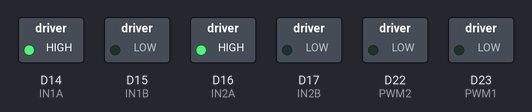
The sketch below on a simulated Arduino Due. On the bench: switched loads named in the sketch (green lamp = pin HIGH).

Above: at 1.5 s.
At 4.5 s:
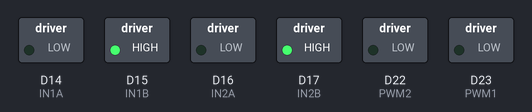
At 7.5 s:
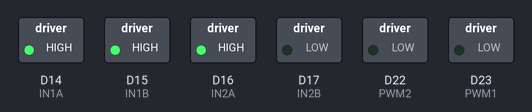
At 10.5 s:
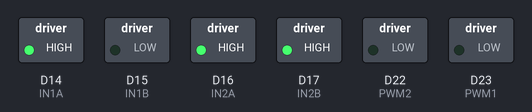
Timing chart, 0 to 15.6 s (numbered marks = the images above):
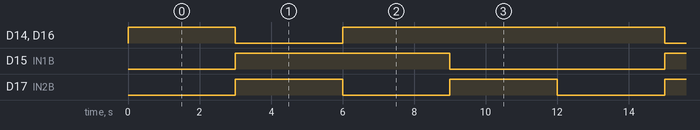

The sketch:

DC_MOTOR_CONTROL.ino
```cpp
/**PerFoRo DC Motor Control Module ***/

const int PWM1 = 23;
const int IN1A = 14;
const int IN1B = 15;
const int PWM2 = 22;
const int IN2A = 16;
const int IN2B = 17;

void front();
void back();
void left();
void right();

void setup()   {
  pinMode(PWM1, OUTPUT);
  pinMode(IN1A, OUTPUT);
  pinMode(IN1B, OUTPUT);
  pinMode(PWM2, OUTPUT);
  pinMode(IN2A, OUTPUT);
  pinMode(IN2B, OUTPUT);
  analogWriteResolution(10);
}

void loop()
{
  front();
  delay(3000);
  back();
  delay(3000);
  left();
  delay(3000);
  right();
  delay(3000);
}

void front()
{
  analogWrite(PWM1, 250);
  digitalWrite(IN1A, HIGH);
  digitalWrite(IN1B, LOW);
  analogWrite(PWM2, 250);
  digitalWrite(IN2A, HIGH);
  digitalWrite(IN2B, LOW);
}

void back()
{
  analogWrite(PWM1, 250);
  digitalWrite(IN1A, LOW);
  digitalWrite(IN1B, HIGH);
  analogWrite(PWM2, 250);
  digitalWrite(IN2A, LOW);
  digitalWrite(IN2B, HIGH);
}

void left()
{
  analogWrite(PWM1, 250);
  digitalWrite(IN1A, HIGH);
  digitalWrite(IN1B, HIGH);
  analogWrite(PWM2, 250);
  digitalWrite(IN2A, HIGH);
  digitalWrite(IN2B, LOW);
}

void right()
{
  analogWrite(PWM1, 250);
  digitalWrite(IN1A, HIGH);
  digitalWrite(IN1B, LOW);
  analogWrite(PWM2, 250);
  digitalWrite(IN2A, HIGH);
  digitalWrite(IN2B, HIGH);
}
```

Measured:
- by itself, D14 (IN1A), D16 (IN2A): repeats every 12.0 s: LOW 3.0 s, HIGH 9.0 s
- by itself, D15 (IN1B): alternates HIGH for 6.0 s and LOW for 6.0 s
- by itself, D17 (IN2B): alternates HIGH for 3.0 s and LOW for 3.0 s
